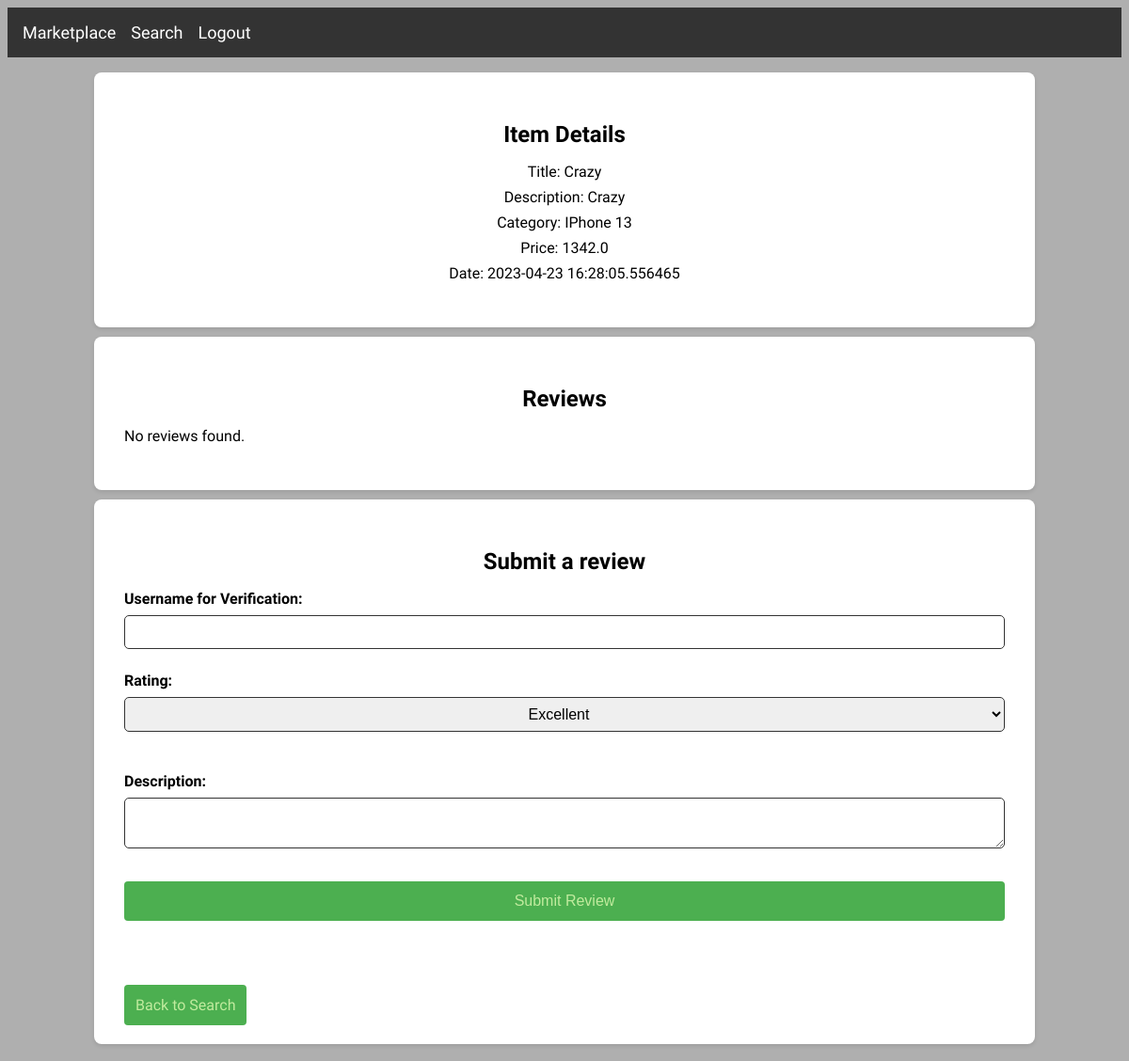
Page /item/2/ on the earlier database version.
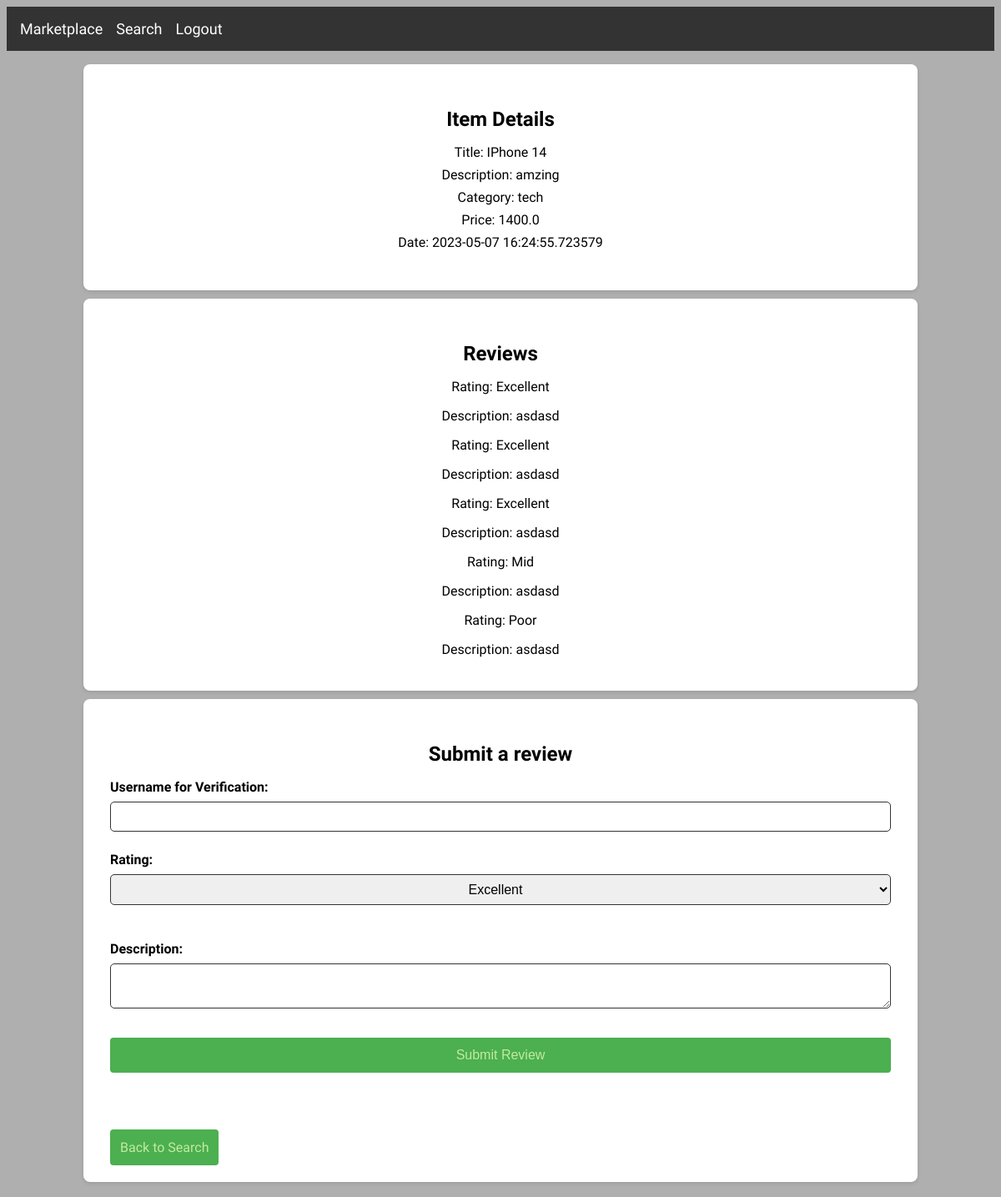
Same page on the later database version.
### tables this page shows
CREATE TABLE items (
                        id INTEGER PRIMARY KEY AUTOINCREMENT,
                        username TEXT,
                        title TEXT,
                        description TEXT,
                        category TEXT,
                        price REAL,
                        date TEXT
                        );

CREATE TABLE reviews (
                    id INTEGER PRIMARY KEY AUTOINCREMENT,
                    username TEXT,
                    item_id INTEGER,
                    rating TEXT,
                    description TEXT,
                    date TEXT
                    );

### app.py (the view)
@app.route('/item/<int:item_id>/')
def item_detail(item_id):
    with sqlite3.connect(db_path) as conn:
        c = conn.cursor()
        c.execute('SELECT * FROM items WHERE id = ?', (item_id,))
        item = c.fetchone()
        if item:
            c.execute('SELECT * FROM reviews WHERE item_id = ?', (item_id,))
            reviews = c.fetchall()
            return render_template('selected.html', item=item, reviews=reviews)
        else:
            return "Item not found", 404

### templates/selected.html (shortened to what this page needs)
<!DOCTYPE html>
<html lang="en">
  <head>
    <link
      rel="stylesheet"
      type="text/css"
      href="{{ url_for('static', filename='selected.css') }}"
    />
  </head>
  <body>
    <nav class="active">
      <ul>
        <li><a href="{{ url_for('marketplace') }}">Marketplace</a></li>
        <li><a href="{{ url_for('searchbar') }}">Search</a></li>
        <li><a href="{{ url_for('handle_signin') }}">Logout</a></li>
      </ul>
    </nav>
    <div class="container">
      <section class="item-details">
        <h2>Item Details</h2>
        <ul>
          <li>Title: {{ item[2] }}</li>
          <li>Description: {{ item[3] }}</li>
          <li>Category: {{ item[4] }}</li>
          <li>Price: {{ item[5] }}</li>
          <li>Date: {{ item[6] }}</li>
        </ul>
      </section>
      <section class="reviews">
        <h2>Reviews</h2>
        {% if reviews %} {% for review in reviews %}
        <div class="review">
          <p>Rating: {{ review[3] }}</p>
          <p>Description: {{ review[4] }}</p>
        </div>
        {% endfor %} {% else %}
        <p>No reviews found.</p>
        {% endif %}
      </section>
      <section class="submit-review">
        <h2>Submit a review</h2>
        <form
          method="POST"
          action="{{ url_for('submit_review', item_id=item[0]) }}"
        >
          <label for="username">Username for Verification:</label>
          <input type="username" id="title" name="username" required />
          <label for="rating">Rating:</label>
          <select id="rating" name="rating" required>
            <option value="Excellent">Excellent</option>
          </select>
          <br />
          <label for="description">Description:</label>
          <textarea id="description" name="description" required></textarea>
          <br />
          <button type="submit" class="submit-btn">Submit Review</button>
          <div class="error-messages">
            <div class="messages">
            </div>
          </div>
        </form>
        <a href="{{ url_for('searchbar') }}" class="search-bar-btn"
          >Back to Search</a
        >
      </section>
    </div>
  </body>
</html>

### static/selected.css (style rules this page uses)
:root { --background-main: #afafaf; --background-header: #333; --background-button: #555; --background-error: #f8d7da; --background-submit: #dff0d8; --submit-border: #c1eb9e; --submit-color: #4caf50; --form-border: #dad9d9; --error-border: #f5c6cb; --error-color: #721c24; --text-color: #fff; }
* { box-sizing: border-box; }
body { font-family: "Muli", sans-serif; padding: 0; background-color: var(--background-main); }
.container { display: flex; flex-direction: column; align-items: center; }
.container > * { min-width: 1000px; }
h1, h2 { font-weight: bold; font-size: 24px; margin-bottom: 16px; }
ul { list-style: none; padding: 0; }
form { display: flex; flex-direction: column; justify-content: center; margin-bottom: 1rem; }
label { margin-top: 0.5rem; }
section { max-width: 800px; margin: 0 auto 10px ; padding: 32px; background-color: #fff; border-radius: 8px; box-shadow: 0 2px 4px rgba(0, 0, 0, 0.1); }
nav { background-color: var(--background-header); color: #fff; display: flex; justify-content: space-between; align-items: center; padding: 16px; margin-bottom: 1rem; }
nav ul { display: flex; list-style: none; margin: 0; padding: 0; }
nav ul li { margin-right: 16px; }
nav ul li:last-child { margin-right: 0; }
nav ul li a { color: #fff; text-decoration: none; font-size: 18px; transition: color 0.3s; }
label { display: block; font-weight: bold; margin-bottom: 8px; }
.item-details ul li { margin-bottom: 0.5rem; text-align: center; }
.reviews .review p, h2 { margin-bottom: 0.5rem; text-align: center; }
.submit-review label, input { border-style: solid var(--review-border); }
.submit-review input, textarea, select { border:#333 1px solid; padding: 0.5rem; margin-bottom: 1rem; border-radius: 5px; font-size: 1rem; cursor: pointer; }
.submit-review select { text-align: center; }
.submit-review a, button { background-color: var(--submit-color); color: var(--submit-border); padding: 12px; font-size: 16px; border: none; border-radius: 4px; cursor: pointer; transition: background-color 0.3s; text-decoration: none; }
.error-messages { display: flex; justify-content: center; align-items: center; width: 100%; }
.error-messages .messages { color: var(--error-color); padding: 1em; border-radius: 0.25rem; font-weight: bold; margin: 1em 0; text-align: center; max-width: 600px; }

Differences in the rows shown:
changed items: title "Crazy" → "IPhone 14"; description "Crazy" → "amzing"; category "IPhone 13" → "tech"; price "1342.0" → "1400.0"; date "2023-04-23 16:28:05.556465" → "2023-05-07 16:24:55.723579"
added reviews: rating "Excellent", description "asdasd"
added reviews: rating "Excellent", description "asdasd"
added reviews: rating "Excellent", description "asdasd"
added reviews: rating "Mid", description "asdasd"
added reviews: rating "Poor", description "asdasd"
Other differences:
text no longer shown: "No reviews found."
